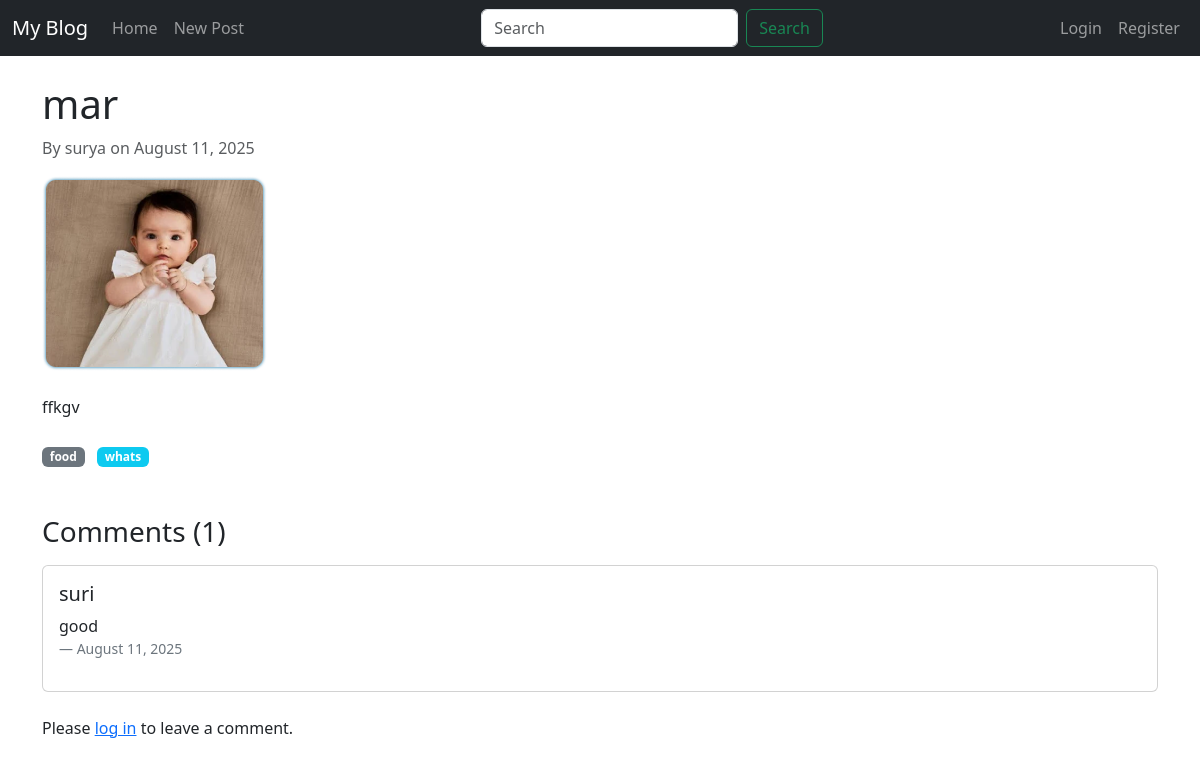
The page /post/apple/ on the database its author committed.
### blog/models.py (models this page shows, shortened)
class Post(models.Model):
    title = models.CharField(max_length=200, unique=True)
    slug = models.SlugField(max_length=200, unique=True)
    author = models.ForeignKey(User, on_delete=models.CASCADE)
    content = RichTextField()
    category = models.ForeignKey(Category, on_delete=models.SET_NULL, null=True, blank=True)
    tags = TaggableManager()
    image = models.ImageField(upload_to='blog_images/')
    created_on = models.DateTimeField(auto_now_add=True)
    updated_on = models.DateTimeField(auto_now=True)
    is_published = models.BooleanField(default=False)
    class Meta:
        ordering = ['-created_on']

class Category(models.Model):
    name = models.CharField(max_length=100, unique=True)
    slug = models.SlugField(max_length=100, unique=True)
    def __str__(self):
        return self.name

class Comment(models.Model):
    post = models.ForeignKey(Post, on_delete=models.CASCADE, related_name='comments')
    author = models.ForeignKey(User, on_delete=models.CASCADE)
    content = models.TextField()
    created_on = models.DateTimeField(auto_now_add=True)
    is_approved = models.BooleanField(default=False)
    class Meta:
        ordering = ['created_on']

### blog/views.py (the view, shortened to what this page needs)
# urls.py: path('post/<slug:slug>/', views.PostDetailView.as_view(), name='post_detail'),
class PostDetailView(DetailView):
    model = Post
    template_name = 'blog/post_detail.html'
    def get_context_data(self, **kwargs):
        context = super().get_context_data(**kwargs)
        context['comments'] = self.object.comments.filter(is_approved=True)
        context['comment_form'] = CommentForm()
        return context

### blog/forms.py
class CommentForm(forms.ModelForm):
    class Meta:
        model = Comment
        fields = ['content']

### blog/templates/blog/post_detail.html (shortened to what this page needs)
{% extends 'blog/base.html' %}
{% load crispy_forms_tags %}
{% block content %}
<article>
    <h1 class="mt-4">{{ post.title }}</h1>
    <p class="text-muted">By {{ post.author.username }} on {{ post.created_on|date:"F d, Y" }}</p>
    {% if post.image %}
    <img src="{{ post.image.url }}" class="img-fluid mb-4" alt="{{ post.title }}">
    {% endif %}
    <div>
        {{ post.content|safe }}
    </div>
    <div class="mt-4">
        {% if post.category %}
        <span class="badge bg-secondary me-2"><a href="{% url 'category_filter' post.category.slug %}" class="text-white text-decoration-none">{{ post.category }}</a></span>
        {% endif %}
        {% for tag in post.tags.all %}
        <span class="badge bg-info me-2"><a href="{% url 'tag_filter' tag.slug %}" class="text-white text-decoration-none">{{ tag.name }}</a></span>
        {% endfor %}
    </div>
    <h3 class="mt-5">Comments ({{ comments|length }})</h3>
    {% for comment in comments %}
    <div class="card my-3">
        <div class="card-body">
            <h5 class="card-title">{{ comment.author.username }}</h5>
            <p class="card-text">{{ comment.content }}</p>
            <footer class="blockquote-footer">{{ comment.created_on|date:"F d, Y" }}</footer>
        </div>
    </div>
    {% empty %}
    <p>No comments yet.</p>
    {% endfor %}
    {% if user.is_authenticated %}
    <div class="mt-4">
        <h4>Leave a Comment</h4>
        <form method="post">
            {% csrf_token %}
            {{ comment_form|crispy }}
            <button type="submit" class="btn btn-primary mt-3">Submit Comment</button>
        </form>
    </div>
    {% else %}
    <p class="mt-4">Please <a href="{% url 'login' %}">log in</a> to leave a comment.</p>
    {% endif %}
</article>
{% endblock %}

### blog/templates/blog/base.html (shortened to what this page needs)
<!doctype html>
<html lang="en">
<head>
    <link href="https://cdn.jsdelivr.net/npm/bootstrap@5.3.0/dist/css/bootstrap.min.css" rel="stylesheet">
</head>
<body>
    <nav class="navbar navbar-expand-lg navbar-dark bg-dark">
        <div class="container-fluid">
            <a class="navbar-brand" href="{% url 'home' %}">My Blog</a>
            <div class="collapse navbar-collapse" id="navbarNav">
                <ul class="navbar-nav me-auto">
                    <li class="nav-item">
                        <a class="nav-link" href="{% url 'home' %}">Home</a>
                    </li>
                    <li class="nav-item">
                        <a class="nav-link" href="{% url 'post_create' %}">New Post</a>
                    </li>
                </ul>
                <form class="d-flex" action="{% url 'search_results' %}">
                    <input class="form-control me-2" type="search" placeholder="Search" aria-label="Search" name="q">
                    <button class="btn btn-outline-success" type="submit">Search</button>
                </form>
                <ul class="navbar-nav ms-auto">
                    {% if user.is_authenticated %}
                        <li class="nav-item">
                            <form action="{% url 'logout' %}" method="post" class="d-inline">
                                {% csrf_token %}
                                <button type="submit" class="nav-link btn btn-link text-white">Logout</button>
                            </form>
                        </li>
                    {% else %}
                        <li class="nav-item">
                            <a class="nav-link" href="{% url 'login' %}">Login</a>
                        </li>
                        <li class="nav-item">
                            <a class="nav-link" href="{% url 'register' %}">Register</a>
                        </li>
                    {% endif %}
                </ul>
            </div>
        </div>
    </nav>
    <div class="container mt-4">
        {% block content %}{% endblock %}
    </div>
</body>
</html>

### rows shown on the page
Post: title "mar", author.username "surya", created_on "August 11, 2025", image (picture), content "ffkgv", category "food"
Tag: name "whats"
Comment: author.username "suri", content "good", created_on "August 11, 2025"

### other values the page prints
{{ comments|length }} "1"
